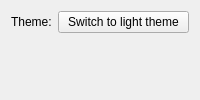
<?xml version="1.0" encoding="UTF-8"?>
<ui version="4.0">
 <class>SettingsPageForm</class>
 <widget class="QWidget" name="SettingsPageForm">
  <property name="windowTitle"><string>Settings</string></property>
  <layout class="QVBoxLayout" name="rootLayout">
   <item>
    <layout class="QFormLayout" name="settingsForm">
     <item row="0" column="0"><widget class="QLabel" name="themeLabel"><property name="text"><string>Theme:</string></property></widget></item>
     <item row="0" column="1"><widget class="QPushButton" name="themeToggle"><property name="text"><string>Switch to light theme</string></property><property name="checkable"><bool>true</bool></property></widget></item>
    </layout>
   </item>
   <item><spacer name="verticalSpacer"><property name="orientation"><enum>Qt::Orientation::Vertical</enum></property><property name="sizeHint" stdset="0"><size><width>20</width><height>40</height></size></property></spacer></item>
  </layout>
 </widget>
 <resources/>
 <connections/>
</ui>
